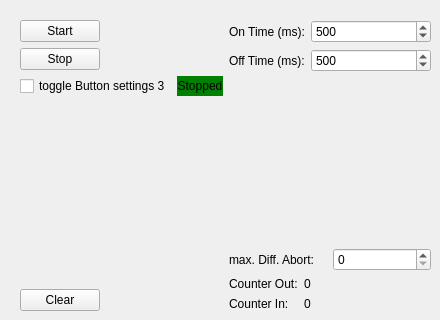
    <widget class="QWidget" name="tab_B3">
     <attribute name="title">
      <string>Taster 3</string>
     </attribute>
     <widget class="QWidget" name="horizontalLayoutWidget_3">
      <property name="geometry">
       <rect>
        <x>20</x>
        <y>20</y>
        <width>411</width>
        <height>291</height>
       </rect>
      </property>
      <layout class="QHBoxLayout" name="hL_Logic3">
       <property name="leftMargin">
        <number>0</number>
       </property>
       <item>
        <layout class="QFormLayout" name="fL_Logic3">
         <item row="0" column="0">
          <widget class="QPushButton" name="pB_Start3">
           <property name="text">
            <string>Start</string>
           </property>
          </widget>
         </item>
         <item row="1" column="0">
          <widget class="QPushButton" name="pB_Stop3">
           <property name="text">
            <string>Stop</string>
           </property>
          </widget>
         </item>
         <item row="3" column="0">
          <spacer name="vS_LogicButtons3">
           <property name="orientation">
            <enum>Qt::Orientation::Vertical</enum>
           </property>
           <property name="sizeHint" stdset="0">
            <size>
             <width>20</width>
             <height>40</height>
            </size>
           </property>
          </spacer>
         </item>
         <item row="4" column="0">
          <widget class="QPushButton" name="pB_Clear3">
           <property name="text">
            <string>Clear</string>
           </property>
          </widget>
         </item>
         <item row="2" column="0">
          <widget class="AnimatedToggle" name="toggle_Button_settings3">
           <property name="text">
            <string>toggle Button settings 3</string>
           </property>
          </widget>
         </item>
         <item row="2" column="1">
          <widget class="QLabel" name="l_RunState3">
           <property name="styleSheet">
            <string notr="true">background-color: green; color: black</string>
           </property>
           <property name="text">
            <string>Stopped</string>
           </property>
           <property name="alignment">
            <set>Qt::AlignmentFlag::AlignCenter</set>
           </property>
          </widget>
         </item>
        </layout>
       </item>
       <item>
        <layout class="QVBoxLayout" name="vL_Parameter3">
         <item>
          <layout class="QFormLayout" name="fL_OnOffTime3">
           <property name="sizeConstraint">
            <enum>QLayout::SizeConstraint::SetFixedSize</enum>
           </property>
           <item row="0" column="0">
            <widget class="QLabel" name="l_OnTime3">
             <property name="text">
              <string>On Time (ms):</string>
             </property>
            </widget>
           </item>
           <item row="0" column="1">
            <widget class="QSpinBox" name="sB_OnTime3">
             <property name="maximum">
              <number>1000</number>
             </property>
             <property name="value">
              <number>500</number>
             </property>
            </widget>
           </item>
           <item row="1" column="1">
            <widget class="QSpinBox" name="sB_OffTime3">
             <property name="maximum">
              <number>1000</number>
             </property>
             <property name="value">
              <number>500</number>
             </property>
            </widget>
           </item>
           <item row="1" column="0">
            <widget class="QLabel" name="l_OffTime3">
             <property name="text">
              <string>Off Time (ms):</string>
             </property>
            </widget>
           </item>
          </layout>
         </item>
         <item>
          <spacer name="vS_Parameter3">
           <property name="orientation">
            <enum>Qt::Orientation::Vertical</enum>
           </property>
           <property name="sizeHint" stdset="0">
            <size>
             <width>20</width>
             <height>40</height>
            </size>
           </property>
          </spacer>
         </item>
         <item>
          <layout class="QHBoxLayout" name="horizontalLayout_3">
           <item>
            <widget class="QLabel" name="l_DiffAbort3">
             <property name="text">
              <string>max. Diff. Abort:</string>
             </property>
            </widget>
           </item>
           <item>
            <widget class="QSpinBox" name="sB_DiffAbort3"/>
           </item>
          </layout>
         </item>
         <item>
          <layout class="QFormLayout" name="fL_Cnt3">
           <property name="sizeConstraint">
            <enum>QLayout::SizeConstraint::SetFixedSize</enum>
           </property>
           <item row="0" column="0">
            <widget class="QLabel" name="l_CntOut3">
             <property name="text">
              <string>Counter Out:</string>
             </property>
            </widget>
           </item>
           <item row="1" column="0">
            <widget class="QLabel" name="l_CntIn3">
             <property name="text">
              <string>Counter In:</string>
             </property>
            </widget>
           </item>
           <item row="0" column="1">
            <widget class="QLabel" name="l_CntOutVal3">
             <property name="text">
              <string>0</string>
             </property>
            </widget>
           </item>
           <item row="1" column="1">
            <widget class="QLabel" name="l_CntInVal3">
             <property name="text">
              <string>0</string>
             </property>
            </widget>
           </item>
          </layout>
         </item>
        </layout>
       </item>
      </layout>
     </widget>
    </widget>
